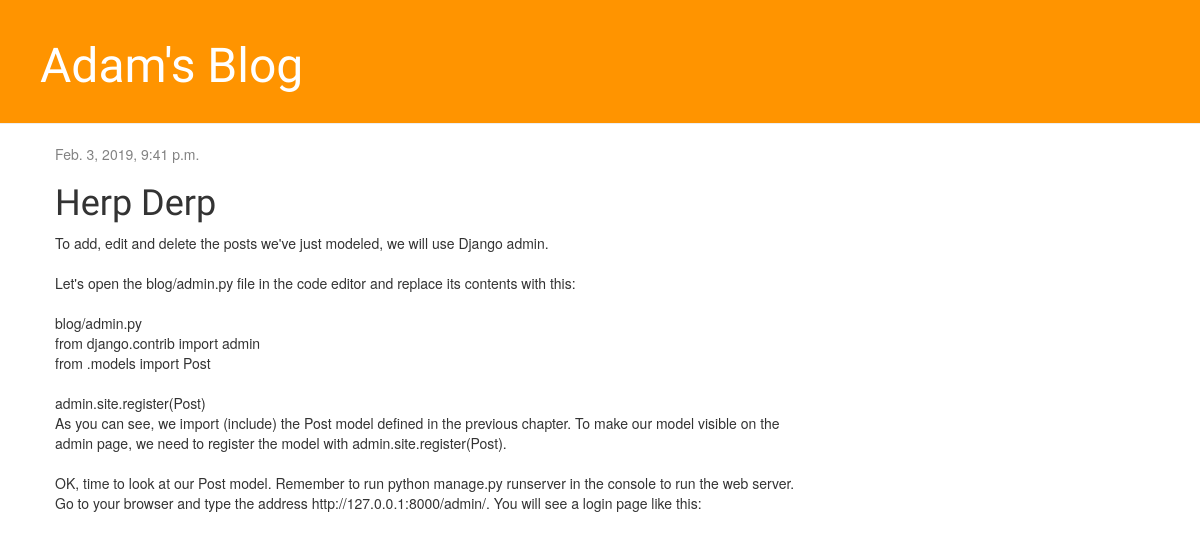
/post/1/, run on an earlier commit of the app's database.
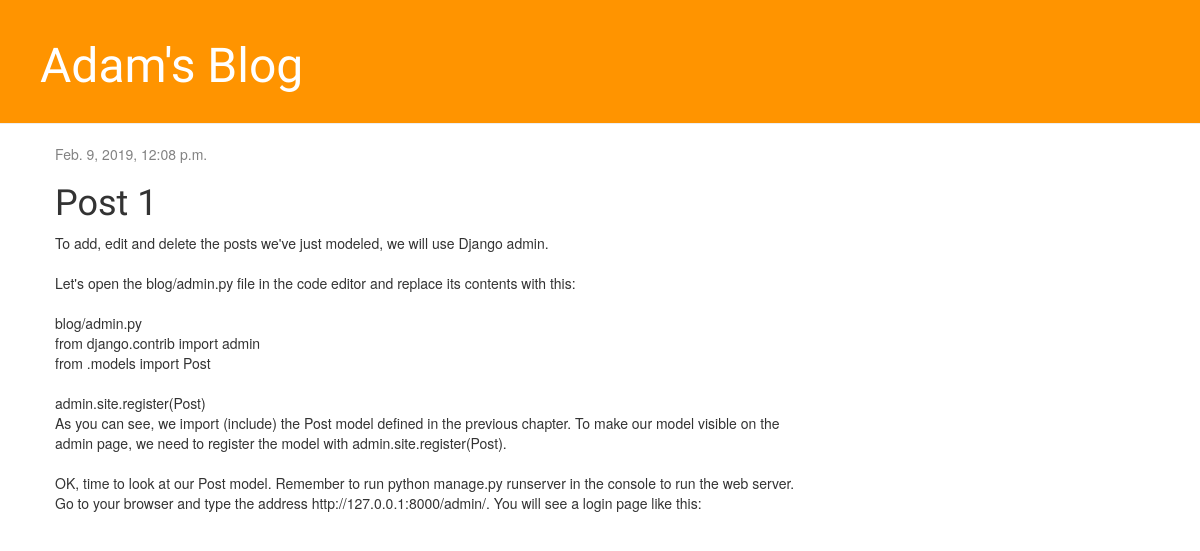
And on a later commit of the database.
### blog/models.py (models this page shows, shortened)
class Post(models.Model):
    author = models.ForeignKey('auth.User', on_delete=models.CASCADE)
    title = models.CharField(max_length=200)
    text = models.TextField()
    created_date = models.DateTimeField(
            default=timezone.now)
    published_date = models.DateTimeField(
            blank=True, null=True)

### blog/views.py (the view)
# urls.py: path('post/<int:pk>/', views.post_detail, name='post_detail'),
def post_detail(request, pk):
    post = get_object_or_404(Post, pk=pk)
    return render(request, 'blog/post_detail.html', {'post': post})

### blog/templates/blog/post_detail.html (shortened to what this page needs)
{% extends 'blog/base.html' %}
{% block content %}
    <div class="post">
        {% if post.published_date %}
            <div class="date">
                {{ post.published_date }}
            </div>
        {% endif %}
        <h1>{{ post.title }}</h1>
        <p>{{ post.text|linebreaksbr }}</p>
    </div>
{% endblock %}

What changed in the data, as far as the page shows it:
changed Post: published_date "Feb. 3, 2019, 9:41 p.m." → "Feb. 9, 2019, 12:08 p.m."; title "Herp Derp" → "Post 1"
